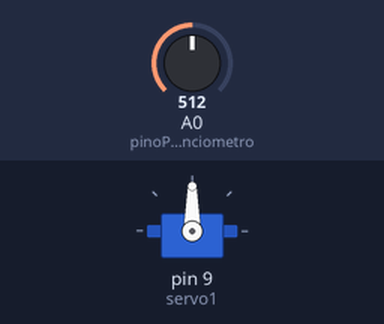
The sketch below on a simulated Arduino Uno, built with avr-gcc and run on an emulated ATmega328P. On the bench: servo. The test bench sets the inputs (shaded band); at power-on: A0 (pinoPotenciometro) = 512.

Above: at 1.2 s.
1.3 s: A0 (pinoPotenciometro) set to 716
At 2.0 s:
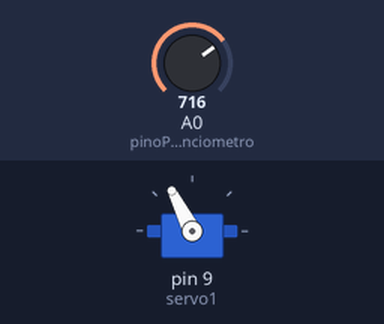
2.8 s: A0 (pinoPotenciometro) set to 900
At 4.0 s:
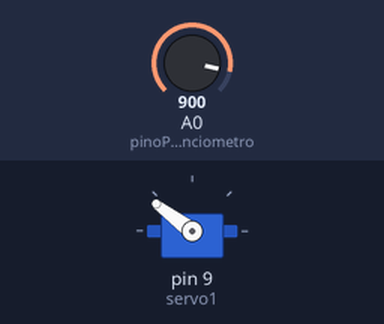
4.3 s: A0 (pinoPotenciometro) set to 1023
At 5.5 s:
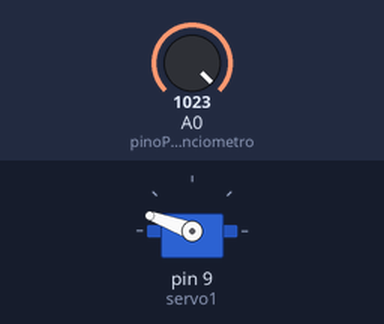
5.8 s: A0 (pinoPotenciometro) set to 306
At 6.3 s:
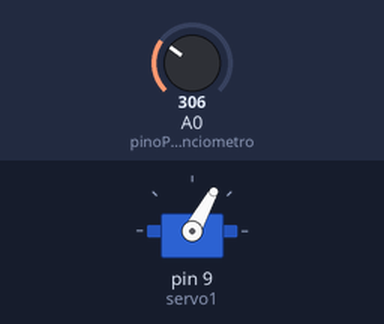
7.3 s: A0 (pinoPotenciometro) set to 122
At 7.8 s:
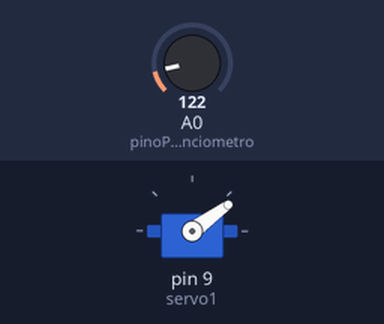
Timing chart, 0 to 9.8 s (numbered marks = the images above; inputs shaded):
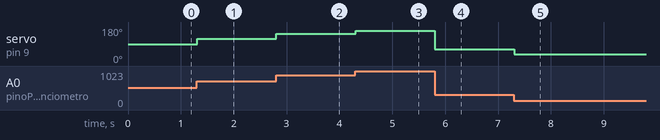

The sketch:

5fingers_5servos.ino
```cpp
#include <Servo.h>

Servo servo1;

int pinoPotenciometro = A0;
int valorPotenciometro;
int angulo;

void setup() {
  servo1.attach(9);
}

void loop() {
  valorPotenciometro = analogRead(pinoPotenciometro);

  angulo = map(valorPotenciometro, 0, 1023, 20, 160);

  servo1.write(angulo);

  delay(15);
}
```

Measured:
- after the input at 1.3 s, servo on pin 9 (servo1): 90° → 117° at once
- after the input at 2.8 s, servo on pin 9 (servo1): 117° → 143° at once
- after the input at 4.3 s, servo on pin 9 (servo1): 143° → 160° at once
- after the input at 5.8 s, servo on pin 9 (servo1): 160° → 61° at once
- after the input at 7.3 s, servo on pin 9 (servo1): 61° → 36° at once
